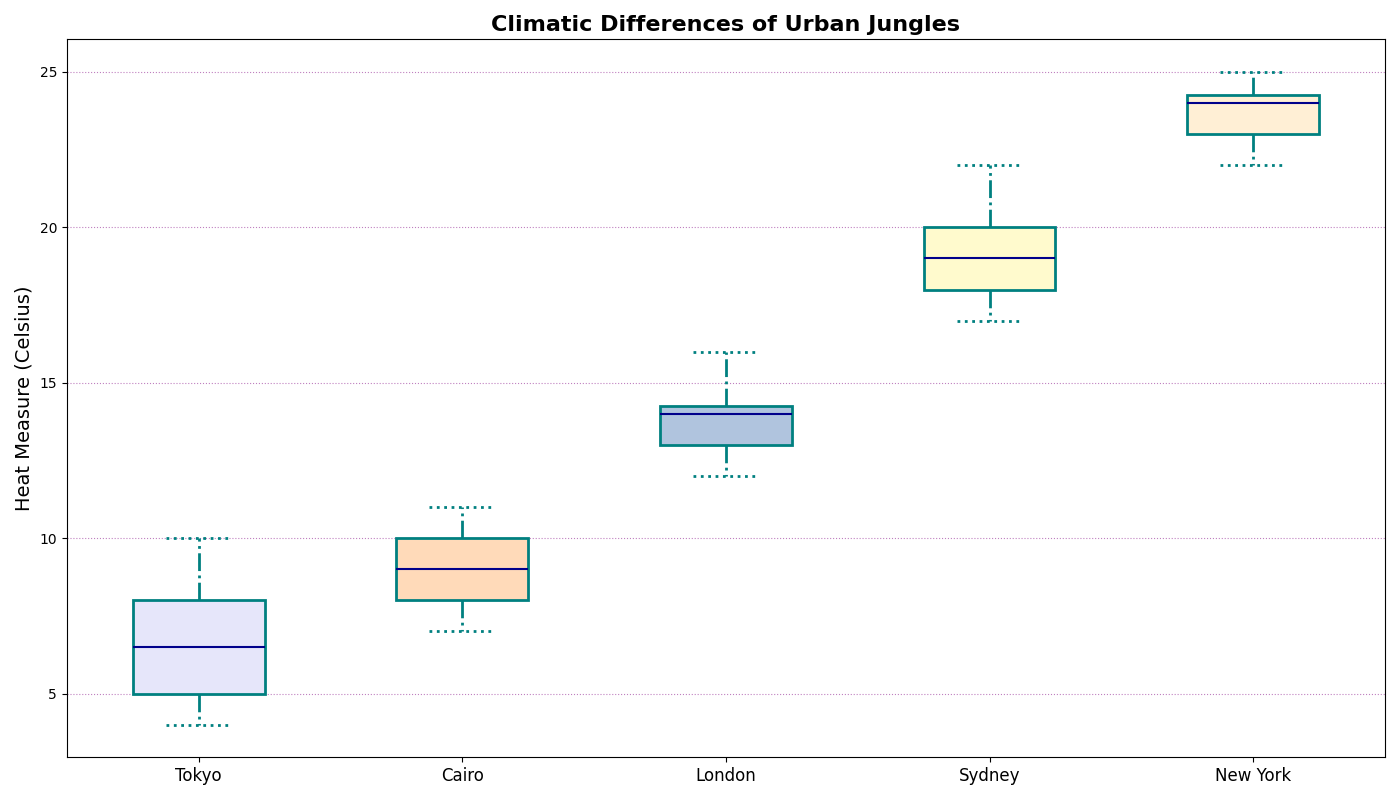

The script that drew this image:
import matplotlib.pyplot as plt

cities = ['Tokyo', 'Cairo', 'London', 'Sydney', 'New York']

temperatures = [
    [5, 6, 8, 7, 6, 5, 7, 8, 9, 4, 5, 5, 6, 7, 8, 5, 6, 7, 10, 6, 7, 5, 8, 9],
    [7, 8, 10, 9, 8, 8, 9, 10, 11, 8, 9, 8, 10, 9, 8, 9, 10, 11, 10, 9, 8, 10, 9, 8],
    [12, 13, 12, 15, 13, 14, 13, 14, 15, 13, 14, 15, 13, 12, 14, 16, 13, 14, 15, 13, 14, 15, 13, 14],
    [18, 20, 19, 21, 22, 18, 20, 17, 20, 21, 19, 17, 18, 19, 20, 18, 19, 17, 20, 19, 21, 17, 18, 20],
    [23, 25, 22, 24, 23, 25, 24, 23, 24, 25, 22, 24, 23, 24, 22, 25, 23, 24, 25, 23, 24, 25, 22, 23]
]

fig, ax = plt.subplots(figsize=(14, 8))
bplot = ax.boxplot(temperatures, vert=True, patch_artist=True,
                   boxprops=dict(facecolor='lavender', color='teal', linewidth=2),
                   whiskerprops=dict(color='teal', linewidth=2, linestyle='-.'),
                   capprops=dict(color='teal', linewidth=2, linestyle=':'),
                   medianprops=dict(color='darkblue', linewidth=1.5, linestyle='-'),
                   flierprops=dict(markerfacecolor='teal', marker='s', markersize=8, alpha=0.5))

ax.set_xticklabels(cities, fontsize=12)
ax.set_title('Climatic Differences of Urban Jungles', fontsize=16, fontweight='bold')
ax.set_ylabel('Heat Measure (Celsius)', fontsize=14)
ax.yaxis.grid(True, linestyle=':', which='major', color='purple', alpha=0.5)

colors = ['lavender', 'peachpuff', 'lightsteelblue', 'lemonchiffon', 'papayawhip']
for patch, color in zip(bplot['boxes'], colors):
    patch.set_facecolor(color)

plt.tight_layout()
plt.show()
